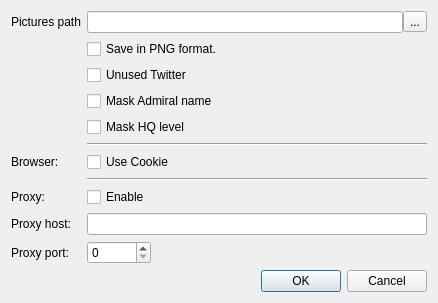
<?xml version="1.0" encoding="UTF-8"?>
<ui version="4.0">
 <class>SettingsDialog</class>
 <widget class="QDialog" name="SettingsDialog">
  <property name="geometry">
   <rect>
    <x>0</x>
    <y>0</y>
    <width>438</width>
    <height>290</height>
   </rect>
  </property>
  <property name="windowTitle">
   <string>Preferences ..</string>
  </property>
  <property name="windowIcon">
   <iconset resource="KanmusuMemory.qrc">
    <normaloff>:/resources/KanmusuMemory32.png</normaloff>:/resources/KanmusuMemory32.png</iconset>
  </property>
  <layout class="QVBoxLayout" name="verticalLayout">
   <item>
    <layout class="QFormLayout" name="formLayout">
     <property name="fieldGrowthPolicy">
      <enum>QFormLayout::AllNonFixedFieldsGrow</enum>
     </property>
     <item row="0" column="0">
      <widget class="QLabel" name="label">
       <property name="text">
        <string>Pictures path</string>
       </property>
      </widget>
     </item>
     <item row="0" column="1">
      <layout class="QHBoxLayout" name="horizontalLayout">
       <property name="spacing">
        <number>0</number>
       </property>
       <item>
        <widget class="QLineEdit" name="savePathEdit"/>
       </item>
       <item>
        <widget class="QToolButton" name="selectPathButton">
         <property name="text">
          <string>...</string>
         </property>
        </widget>
       </item>
      </layout>
     </item>
     <item row="1" column="1">
      <widget class="QCheckBox" name="savePngCheckBox">
       <property name="text">
        <string>Save in PNG format.</string>
       </property>
      </widget>
     </item>
     <item row="2" column="1">
      <widget class="QCheckBox" name="unusedTwittercheckBox">
       <property name="maximumSize">
        <size>
         <width>16777215</width>
         <height>16777215</height>
        </size>
       </property>
       <property name="text">
        <string>Unused Twitter</string>
       </property>
      </widget>
     </item>
     <item row="3" column="1">
      <widget class="QCheckBox" name="maskAdmiralNameCheckBox">
       <property name="maximumSize">
        <size>
         <width>16777215</width>
         <height>16777215</height>
        </size>
       </property>
       <property name="text">
        <string>Mask Admiral name</string>
       </property>
      </widget>
     </item>
     <item row="5" column="1">
      <widget class="QCheckBox" name="maskHqLevelCheckBox">
       <property name="maximumSize">
        <size>
         <width>16777215</width>
         <height>16777215</height>
        </size>
       </property>
       <property name="text">
        <string>Mask HQ level</string>
       </property>
      </widget>
     </item>
     <item row="6" column="1">
      <widget class="Line" name="line_3">
       <property name="orientation">
        <enum>Qt::Horizontal</enum>
       </property>
      </widget>
     </item>
     <item row="7" column="0">
      <widget class="QLabel" name="proxyHostLabel_3">
       <property name="text">
        <string>Browser:</string>
       </property>
      </widget>
     </item>
     <item row="7" column="1">
      <widget class="QCheckBox" name="useCookieCheckBox">
       <property name="text">
        <string>Use Cookie</string>
       </property>
       <property name="checked">
        <bool>false</bool>
       </property>
      </widget>
     </item>
     <item row="8" column="1">
      <widget class="Line" name="line">
       <property name="orientation">
        <enum>Qt::Horizontal</enum>
       </property>
      </widget>
     </item>
     <item row="9" column="0">
      <widget class="QLabel" name="proxyHostLabel_2">
       <property name="text">
        <string>Proxy:</string>
       </property>
      </widget>
     </item>
     <item row="9" column="1">
      <widget class="QCheckBox" name="proxyEnableCheckBox">
       <property name="text">
        <string>Enable</string>
       </property>
      </widget>
     </item>
     <item row="10" column="0">
      <widget class="QLabel" name="proxyHostLabel">
       <property name="text">
        <string>Proxy host:</string>
       </property>
      </widget>
     </item>
     <item row="10" column="1">
      <widget class="QLineEdit" name="proxyHost"/>
     </item>
     <item row="11" column="0">
      <widget class="QLabel" name="proxyPortLabel">
       <property name="text">
        <string>Proxy port:</string>
       </property>
      </widget>
     </item>
     <item row="11" column="1">
      <layout class="QHBoxLayout" name="horizontalLayout_2">
       <item>
        <widget class="QSpinBox" name="proxyPort">
         <property name="minimumSize">
          <size>
           <width>64</width>
           <height>0</height>
          </size>
         </property>
        </widget>
       </item>
       <item>
        <spacer name="proxyPortMergin">
         <property name="orientation">
          <enum>Qt::Horizontal</enum>
         </property>
         <property name="sizeHint" stdset="0">
          <size>
           <width>40</width>
           <height>20</height>
          </size>
         </property>
        </spacer>
       </item>
      </layout>
     </item>
    </layout>
   </item>
   <item>
    <widget class="QDialogButtonBox" name="buttonBox">
     <property name="standardButtons">
      <set>QDialogButtonBox::Cancel|QDialogButtonBox::Ok</set>
     </property>
    </widget>
   </item>
  </layout>
 </widget>
 <tabstops>
  <tabstop>savePathEdit</tabstop>
  <tabstop>selectPathButton</tabstop>
  <tabstop>savePngCheckBox</tabstop>
  <tabstop>unusedTwittercheckBox</tabstop>
  <tabstop>maskAdmiralNameCheckBox</tabstop>
  <tabstop>maskHqLevelCheckBox</tabstop>
  <tabstop>proxyHost</tabstop>
  <tabstop>proxyPort</tabstop>
  <tabstop>buttonBox</tabstop>
 </tabstops>
 <resources>
  <include location="KanmusuMemory.qrc"/>
 </resources>
 <connections/>
</ui>
